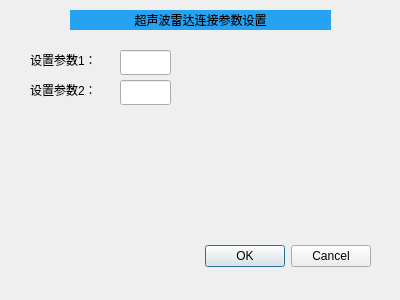
<?xml version="1.0" encoding="UTF-8"?>
<ui version="4.0">
 <class>dialog_ultrasonic_radar_para_set</class>
 <widget class="QDialog" name="dialog_ultrasonic_radar_para_set">
  <property name="geometry">
   <rect>
    <x>0</x>
    <y>0</y>
    <width>400</width>
    <height>300</height>
   </rect>
  </property>
  <property name="windowTitle">
   <string>Dialog</string>
  </property>
  <widget class="QDialogButtonBox" name="buttonBox">
   <property name="geometry">
    <rect>
     <x>30</x>
     <y>240</y>
     <width>341</width>
     <height>32</height>
    </rect>
   </property>
   <property name="orientation">
    <enum>Qt::Horizontal</enum>
   </property>
   <property name="standardButtons">
    <set>QDialogButtonBox::Cancel|QDialogButtonBox::Ok</set>
   </property>
  </widget>
  <widget class="QLineEdit" name="le_para1">
   <property name="geometry">
    <rect>
     <x>120</x>
     <y>50</y>
     <width>51</width>
     <height>25</height>
    </rect>
   </property>
   <property name="text">
    <string/>
   </property>
  </widget>
  <widget class="QLabel" name="label_32">
   <property name="geometry">
    <rect>
     <x>30</x>
     <y>50</y>
     <width>81</width>
     <height>20</height>
    </rect>
   </property>
   <property name="text">
    <string>设置参数1：</string>
   </property>
  </widget>
  <widget class="QLabel" name="label_11">
   <property name="geometry">
    <rect>
     <x>70</x>
     <y>10</y>
     <width>261</width>
     <height>20</height>
    </rect>
   </property>
   <property name="styleSheet">
    <string notr="true">background-color: rgb(37, 162, 242);</string>
   </property>
   <property name="text">
    <string>超声波雷达连接参数设置</string>
   </property>
   <property name="alignment">
    <set>Qt::AlignCenter</set>
   </property>
  </widget>
  <widget class="QLabel" name="label_33">
   <property name="geometry">
    <rect>
     <x>30</x>
     <y>80</y>
     <width>81</width>
     <height>20</height>
    </rect>
   </property>
   <property name="text">
    <string>设置参数2：</string>
   </property>
  </widget>
  <widget class="QLineEdit" name="le_para2">
   <property name="geometry">
    <rect>
     <x>120</x>
     <y>80</y>
     <width>51</width>
     <height>25</height>
    </rect>
   </property>
   <property name="text">
    <string/>
   </property>
  </widget>
 </widget>
 <resources/>
 <connections>
  <connection>
   <sender>buttonBox</sender>
   <signal>accepted()</signal>
   <receiver>dialog_ultrasonic_radar_para_set</receiver>
   <slot>accept()</slot>
   <hints>
    <hint type="sourcelabel">
     <x>248</x>
     <y>254</y>
    </hint>
    <hint type="destinationlabel">
     <x>157</x>
     <y>274</y>
    </hint>
   </hints>
  </connection>
  <connection>
   <sender>buttonBox</sender>
   <signal>rejected()</signal>
   <receiver>dialog_ultrasonic_radar_para_set</receiver>
   <slot>reject()</slot>
   <hints>
    <hint type="sourcelabel">
     <x>316</x>
     <y>260</y>
    </hint>
    <hint type="destinationlabel">
     <x>286</x>
     <y>274</y>
    </hint>
   </hints>
  </connection>
 </connections>
</ui>
